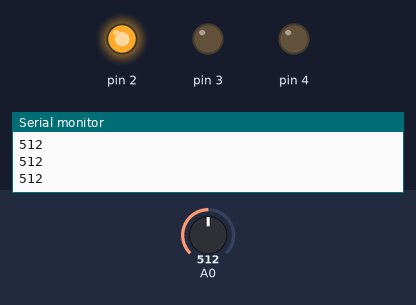
Recording of a sketch running on a simulated Arduino Uno, built with avr-gcc and run on an emulated ATmega328P. Shown: output pins drawn as LEDs (lit = HIGH), the last lines printed to the serial monitor. Inputs (shaded band) come from the test bench; at power-on: A0 = 512.

Above: at 2.7 s.
2.8 s: A0 set to 307
4.3 s: A0 set to 282
At 5.0 s:
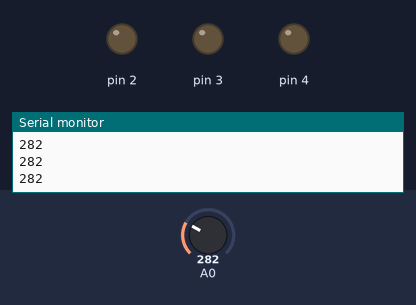
5.8 s: A0 set to 306
At 6.3 s:
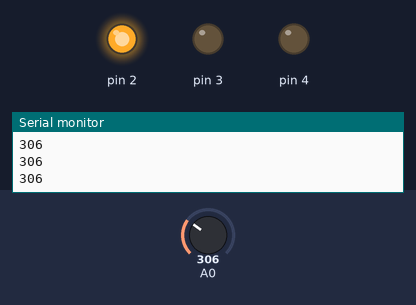
7.3 s: A0 set to 290
At 8.7 s:
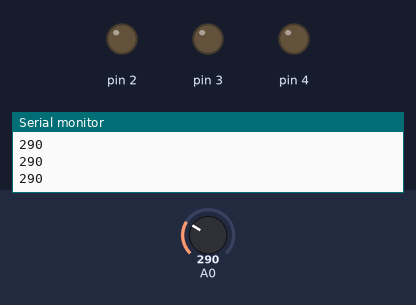
Timing chart, 0 to 9.8 s (numbered marks = the images above; inputs shaded):
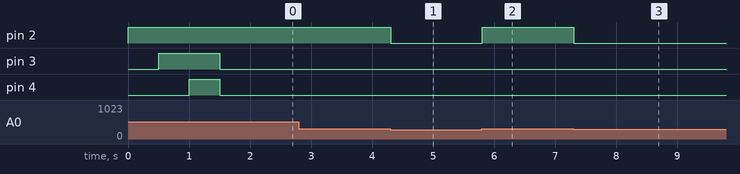

Measured:
- the behaviour switches between 301 and 300 on A0 (found by bisection; images 0 and 1)
- after the input at 4.3 s, pin 2: HIGH → LOW at once
- after the input at 5.8 s, pin 2: LOW → HIGH at once
- after the input at 7.3 s, pin 2: HIGH → LOW at once

The sketch:

Lie_Detector.ino
```cpp
void setup()
{
	Serial.begin(9600);
	pinMode(2, OUTPUT);
	pinMode(3,OUTPUT);
	pinMode(4,OUTPUT);
	digitalWrite(2, HIGH);
	delay(500);
	digitalWrite(3, HIGH);
	delay(500);
	digitalWrite(4, HIGH);
	delay(500);
}

void
  loop()
{
	if (analogRead(A0) > 900)
	{
		digitalWrite(4, HIGH);
	}
	else
	{
		digitalWrite(4,LOW);
	}
	if (analogRead(A0) > 300)
	{
		digitalWrite(2, HIGH);
	}
	else
	{
		digitalWrite(2, LOW);
	}
	if (analogRead(A0) > 600)
	{
		digitalWrite(3,HIGH);
	}
	else
	{
		digitalWrite(3,LOW);
	}

	Serial.println(analogRead(A0));
	delay(40);
}
```
